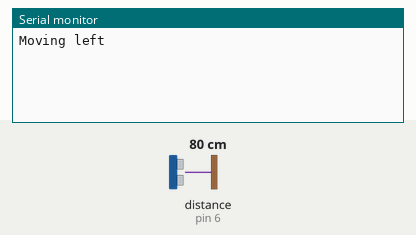
Bench run of a sketch on a simulated Arduino Uno, built for the host (arithmetic inside an expression is 32-bit, double 64-bit). Parts: the last lines printed to the serial monitor. Inputs (shaded band) come from the test bench; at power-on: distance to the obstacle (sensor on pin 6) 80 cm.

Above: at 1.2 s.
1.3 s: distance to the obstacle (sensor on pin 6) set to 28 cm
At 3.2 s:
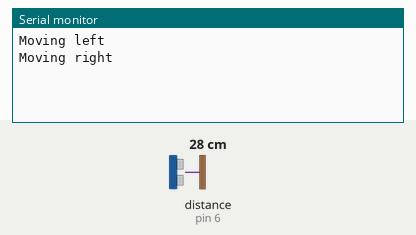
3.5 s: distance to the obstacle (sensor on pin 6) set to 24 cm
At 4.3 s:
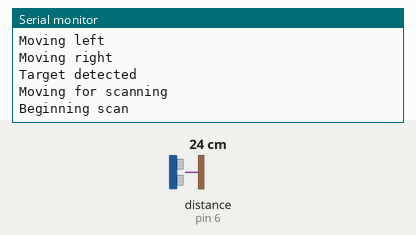

The sketch:

DefensiveRadar.ino
```cpp
/**
 * @file    DefensiveRadar.ino
 * @author  Stéphane DELEBASSE - Nans DUMORTIER
 * @version V1.0.0
 * @date    2018/05/23
 * @brief   Description: this file is a program that allows a robot to scan its environment and fire at targets
 *
 * Function List:
 * 1. checkDistance : function that checks what's in front of the robot, if a target is in range, rescan the area and fire at it
 * 2. fire : function that fire balls contained in the tank
 *
 * motorX.moveTo, motorX.getCurrentPosition, motorX.runTurns are functions provided by Makeblock
 * See : https://github.com/Makeblock-official/Me_EncodeDriver
 * ultraSensor.distanceCm is another function provided by Makeblock
 *
**/

#include "MeOrion.h"
#include <Wire.h>
#include <SoftwareSerial.h>

MeUltrasonicSensor ultraSensor(PORT_6); /* Ultrasonic module can ONLY be connected to port 3, 4, 6, 7, 8 of base shield. */
MeEncoderMotor motor1(0x09, SLOT1);   //  motor at slot2
MeEncoderMotor motor2(0x09, SLOT2);   //  motor at slot2

void setup()
{
  Serial.begin(9600);
  // motor1 is responsible for the rotation that allows to scan an area
  motor1.begin();
  // motor2 is responsible for firing
  motor2.begin();
}

void loop()
{
  Serial.println("Moving left");
  float desiredAngle = 50;
  float desiredSpeed = 10;
  motor1.moveTo(desiredAngle, desiredSpeed);
  for(int i = 0; i < 20; i++){
    checkDistance(); // function that takes at least 100ms to run
  }


  Serial.println("Moving right");
  desiredAngle = -desiredAngle;
  motor1.moveTo(desiredAngle, desiredSpeed);
  for(int j = 0; j < 20; j++){
    checkDistance(); // function that takes at least 100ms to run
  }
}

void checkDistance()
// function that checks what's in front of the robot
// if a target is in range, rescan the area and fire at it
{
  float currentPos = motor1.getCurrentPosition();
  float distanceCm;
  distanceCm = ultraSensor.distanceCm();

  if(distanceCm > 5.0 && distanceCm <= 25.0){
    // rescan the area
    // memorize the position where the object is
    // (= where the distance between the robot and the
    // closest obstacle is the smallest)
    // move to that position
    // fire
    Serial.println("Target detected");
    motor1.moveTo(currentPos - 10, 15);
    Serial.println("Moving for scanning");
    float desiredAngle = currentPos + 10;
    Serial.println("Beginning scan");
    float desiredSpeed = 7;
    float distance2 = 30;
    float reading;
    float position2 = currentPos;
    motor1.moveTo(desiredAngle, desiredSpeed);
    for(int k = 0; k < 10; k++){
      reading = ultraSensor.distanceCm();
      if(distance2 > reading){
        distance2 = reading;
        position2 = motor1.getCurrentPosition();
      }
      delay(100);
    }
    Serial.println("Moving towards the target");
    Serial.println(position2);
    motor1.moveTo(position2, 15);
    delay(1000);
    Serial.println("Target's position reached");
    Serial.println("FIRE !");
    fire();
  }

  if (distanceCm <= 5.0){
    motor1.moveTo(currentPos, 10);
    delay(100);
    // fire almost instantly if the target is too close
    fire();
  }
  delay(100);
}

void fire()
{
  motor2.runTurns(0.5,200);
  delay(1000);
  Serial.println("Projectile launched");
}
```

Measured:
- the behaviour switches between 26 and 25 cm on distance to the obstacle (sensor on pin 6) (found by bisection; images 1 and 2)
- after the input at 3.5 s, the serial monitor: prints a new line at once (image 2)
